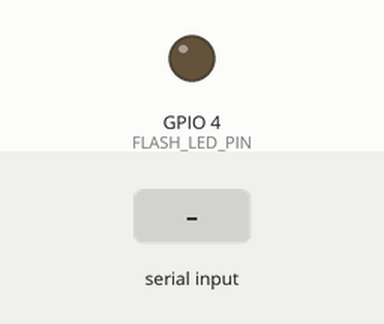
Recording of a sketch running on a simulated ESP32. Parts: output pins drawn as LEDs (lit = HIGH). The test bench sets the inputs (shaded band). WiFi joins after 1.5 s; servers stay silent unless stated; the camera gives no picture; what the sketch prints to the serial monitor is not drawn.

Above: at 3.0 s.
3.1 s: "SNAP\n" received over the second serial link
At 3.11 s:
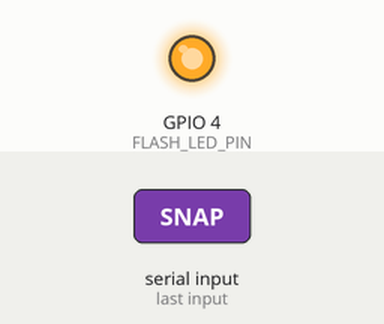
4.6 s: "FLASH_ON\n" received over the second serial link
At 5.0 s:
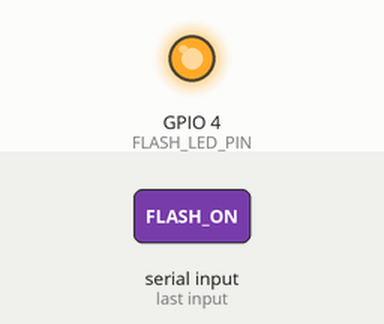
6.1 s: "FLASH_OFF\n" received over the second serial link
At 7.4 s:
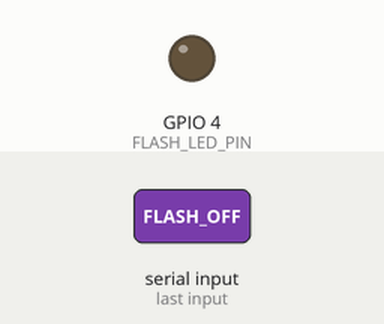
Timing chart, 0 to 9.1 s (numbered marks = the images above; inputs shaded):
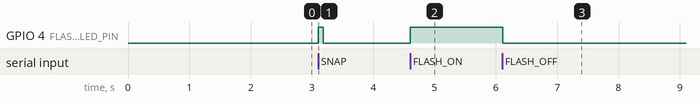

The sketch:

ESP32_CAM.ino
```cpp
/*
  ABC Buddy — ESP32-CAM Dedicated Firmware
  =========================================
  Hardware UART Pinout:
  - ESP32-CAM IO12 (TX) -> Connected to Main Kit rox
  - ESP32-CAM IO13 (RX) -> Connected to Main Kit tox

  Features:
  - OV2640 Camera Capture (:80/capture)
  - Auto-Discovery: Sends its Wi-Fi IP address over UART to Main ESP32 ("CAM_IP:192.168.x.x\n")
  - Hardware Command Execution over Serial (SNAP, PING, FLASH_ON, FLASH_OFF)
*/

#include "esp_camera.h"
#include <WiFi.h>
#include "esp_http_server.h"
#include "esp_timer.h"
#include "soc/soc.h"
#include "soc/rtc_cntl_reg.h"

// Wi-Fi Configuration
const char* ssid = "GB_Boysian";
const char* password = "01768833742";

// Hardware UART pins connected to Main Kit
#define CAM_TX_PIN 12 // Connected to Main Kit rox
#define CAM_RX_PIN 13 // Connected to Main Kit tox
#define FLASH_LED_PIN 4

// AI-Thinker Camera Pin Map
#define PWDN_GPIO_NUM     32
#define RESET_GPIO_NUM    -1
#define XCLK_GPIO_NUM      0
#define SIOD_GPIO_NUM     26
#define SIOC_GPIO_NUM     27
#define Y9_GPIO_NUM       35
#define Y8_GPIO_NUM       34
#define Y7_GPIO_NUM       39
#define Y6_GPIO_NUM       36
#define Y5_GPIO_NUM       21
#define Y4_GPIO_NUM       19
#define Y3_GPIO_NUM       18
#define Y2_GPIO_NUM        5
#define VSYNC_GPIO_NUM    25
#define HREF_GPIO_NUM     23
#define PCLK_GPIO_NUM     22

httpd_handle_t camera_httpd = NULL;

static esp_err_t capture_handler(httpd_req_t *req) {
  camera_fb_t *fb = esp_camera_fb_get();
  if (!fb) {
    httpd_resp_send_500(req);
    return ESP_FAIL;
  }
  httpd_resp_set_type(req, "image/jpeg");
  httpd_resp_set_hdr(req, "Content-Disposition", "inline; filename=capture.jpg");
  httpd_resp_set_hdr(req, "Access-Control-Allow-Origin", "*");
  esp_err_t res = httpd_resp_send(req, (const char *)fb->buf, fb->len);
  esp_camera_fb_return(fb);
  return res;
}

void startCameraServer() {
  httpd_config_t config = HTTPD_DEFAULT_CONFIG();
  config.server_port = 80;

  httpd_uri_t capture_uri = {
    .uri       = "/capture",
    .method    = HTTP_GET,
    .handler   = capture_handler,
    .user_ctx  = NULL
  };

  if (httpd_start(&camera_httpd, &config) == ESP_OK) {
    httpd_register_uri_handler(camera_httpd, &capture_uri);
  }
}

void setup() {
  WRITE_PERI_REG(RTC_CNTL_BROWN_OUT_REG, 0); // Disable brownout detector

  Serial.begin(115200);

  // Serial2 link to Main Kit: RX=13, TX=12
  Serial2.begin(115200, SERIAL_8N1, CAM_RX_PIN, CAM_TX_PIN);

  pinMode(FLASH_LED_PIN, OUTPUT);
  digitalWrite(FLASH_LED_PIN, LOW);

  camera_config_t config;
  config.ledc_channel = LEDC_CHANNEL_0;
  config.ledc_timer = LEDC_TIMER_0;
  config.pin_d0 = Y2_GPIO_NUM;
  config.pin_d1 = Y3_GPIO_NUM;
  config.pin_d2 = Y4_GPIO_NUM;
  config.pin_d3 = Y5_GPIO_NUM;
  config.pin_d4 = Y6_GPIO_NUM;
  config.pin_d5 = Y7_GPIO_NUM;
  config.pin_d6 = Y8_GPIO_NUM;
  config.pin_d7 = Y9_GPIO_NUM;
  config.pin_xclk = XCLK_GPIO_NUM;
  config.pin_pclk = PCLK_GPIO_NUM;
  config.pin_vsync = VSYNC_GPIO_NUM;
  config.pin_href = HREF_GPIO_NUM;
  config.pin_sccb_sda = SIOD_GPIO_NUM;
  config.pin_sccb_scl = SIOC_GPIO_NUM;
  config.pin_pwdn = PWDN_GPIO_NUM;
  config.pin_reset = RESET_GPIO_NUM;
  config.xclk_freq_hz = 20000000;
  config.pixel_format = PIXFORMAT_JPEG;

  if (psramFound()) {
    config.frame_size = FRAMESIZE_VGA; // 640x480
    config.jpeg_quality = 10;
    config.fb_count = 2;
  } else {
    config.frame_size = FRAMESIZE_SVGA;
    config.jpeg_quality = 12;
    config.fb_count = 1;
  }

  esp_err_t err = esp_camera_init(&config);
  if (err != ESP_OK) {
    Serial.printf("Camera init failed with error 0x%x\n", err);
    return;
  }

  WiFi.begin(ssid, password);
  while (WiFi.status() != WL_CONNECTED) {
    delay(500);
    Serial.print(".");
  }

  Serial.println("\nWiFi connected");
  Serial.print("Camera IP: ");
  Serial.println(WiFi.localIP());

  startCameraServer();

  // Send IP to Main ESP32 kit over Serial2
  Serial2.printf("CAM_IP:%s\n", WiFi.localIP().toString().c_str());
}

void loop() {
  // Check for commands from Main ESP32 kit
  if (Serial2.available()) {
    String cmd = Serial2.readStringUntil('\n');
    cmd.trim();
    if (cmd == "SNAP") {
      digitalWrite(FLASH_LED_PIN, HIGH);
      delay(80);
      digitalWrite(FLASH_LED_PIN, LOW);
      Serial2.println("SNAP_OK");
    } else if (cmd == "PING") {
      Serial2.printf("CAM_IP:%s\n", WiFi.localIP().toString().c_str());
    } else if (cmd == "FLASH_ON") {
      digitalWrite(FLASH_LED_PIN, HIGH);
    } else if (cmd == "FLASH_OFF") {
      digitalWrite(FLASH_LED_PIN, LOW);
    }
  }

  // Periodic heartbeat / IP broadcast every 10 seconds
  static unsigned long lastIpBroadcast = 0;
  if (millis() - lastIpBroadcast > 10000) {
    lastIpBroadcast = millis();
    Serial2.printf("CAM_IP:%s\n", WiFi.localIP().toString().c_str());
  }

  delay(10);
}
```

Measured:
- after the input at 3.1 s, GPIO 4 (FLASH_LED_PIN): LOW → HIGH at once, → LOW 0.08 s later
- after the input at 4.6 s, GPIO 4 (FLASH_LED_PIN): LOW → HIGH at once
- after the input at 6.1 s, GPIO 4 (FLASH_LED_PIN): HIGH → LOW at once
